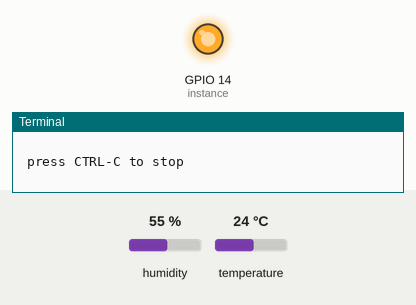
A program run on a simulated Raspberry Pi (BCM pin numbers). Parts: output pins drawn as LEDs (lit = HIGH), the last lines printed to the terminal. The inputs (shaded band) are chosen by the test bench; at power-on: humidity 55 %, temperature 24 °C. The clock reads 2024-03-15 10:24:30 at power-on unless the program sets it; library files of the repository ran but are not shown: dht11.py.

Above: at 0.01 s.
At 1.2 s:
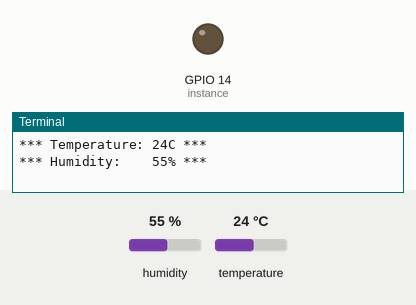
1.3 s: humidity set to 22 %
11.4 s: temperature set to 12 °C
21.5 s: humidity set to 40 %
Timing chart, 0 to 24.5 s (numbered marks = the images above; inputs shaded):
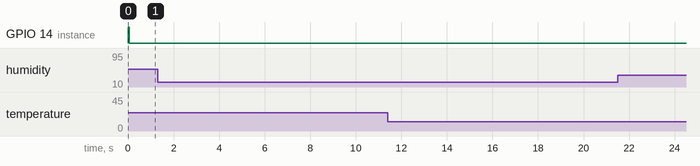

The program:

dht11_test_example.py
```python
#!/usr/bin/python
# dht11_test_example.py uses the dht11.py library functions to capture temperature and humidity readings

# the sensor should either have a built-in pull-up resistor between the power + and signal out connectors,
#   or a seperate resistor should be added to the wiring connections

# command to run: python3 ./RPi_maker_PCB5/sensors/temp_sensors/dht11_test_example.py

import RPi.GPIO as GPIO  # import the GPIO pin management functions
import dht11             # import the custom DHT11 sensor functions - library code is assumed to be in the same folder
import time              # import the time functions
import datetime          # import the date functions

# initialize GPIO
GPIO.setwarnings(False)  # suppress any GPIO pin warning outputs
GPIO.setmode(GPIO.BCM)   # use the standard BCK pin numbering
GPIO.cleanup()           # clean up in case anything may have been previously set and not cleared

# read data using pin 14 and power with 3.3V
instance = dht11.DHT11(pin=14)   # establish the DHT11 instance on GPIO#14 i.e. the sensor output connection

print ("**********************************************")
print ("starting data collection from the DHT11 sensor")
print ("**********************************************")
print (" ")
print (" press CTRL-C to stop")
print (" ")

try:

    while True:
        result = instance.read()   # get the data from the sensor
        #print ("result: " + str(result.is_valid()))     # commented out but can be used to show the 'False' readings
        #print("Temperature: %d C" % result.temperature) # commented out but can be used to show the 'False' readings
        #print("Humidity: %d %%" % result.humidity)      # commented out but can be used to show the 'False' readings
        if result.is_valid():                            # check if the data collected is valid True or False
            print("Last valid input: " + str(datetime.datetime.now()))  # if valid display time and date
            print("*** Temperature: %dC ***" % result.temperature)      # display current temperature
            print("*** Humidity:    %d%% ***" % result.humidity)        # display current humidity

        elif result.error_code == 1:
            print("Missing data - error code: %d" % result.error_code)

        elif result.error_code == 2:
            print("CRC problem - error code: %d" % result.error_code)

        else:
            print("Error code: %d" % result.error_code)

        print(" ")
        time.sleep(10)   # wait 3 second before cycling back to take another set of readings: sensor is only ready every 2 seconds

except KeyboardInterrupt:       # if program is stopped do a GPIO pin clean up
    print (" ")
    print ("*******************************")
    print (" DHT11 data collection stopped ")
    print ("*******************************")
    print (" ")
    GPIO.cleanup()
```
